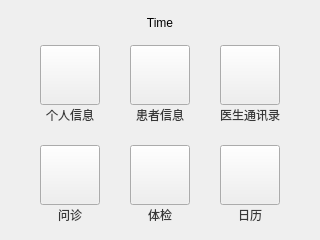
<?xml version="1.0" encoding="UTF-8"?>
<ui version="4.0">
 <class>DoctorMainView</class>
 <widget class="QWidget" name="DoctorMainView">
  <property name="geometry">
   <rect>
    <x>0</x>
    <y>0</y>
    <width>320</width>
    <height>240</height>
   </rect>
  </property>
  <property name="windowTitle">
   <string>Form</string>
  </property>
  <property name="styleSheet">
   <string notr="true"/>
  </property>
  <widget class="QWidget" name="widget" native="true">
   <property name="geometry">
    <rect>
     <x>0</x>
     <y>0</y>
     <width>960</width>
     <height>240</height>
    </rect>
   </property>
   <property name="styleSheet">
    <string notr="true"/>
   </property>
   <widget class="QPushButton" name="selfInfo">
    <property name="geometry">
     <rect>
      <x>40</x>
      <y>45</y>
      <width>60</width>
      <height>60</height>
     </rect>
    </property>
    <property name="text">
     <string/>
    </property>
    <property name="icon">
     <iconset resource="resource.qrc">
      <normaloff>:/resource/selfInfo.png</normaloff>:/resource/selfInfo.png</iconset>
    </property>
    <property name="iconSize">
     <size>
      <width>60</width>
      <height>60</height>
     </size>
    </property>
    <property name="flat">
     <bool>false</bool>
    </property>
   </widget>
   <widget class="QPushButton" name="doctorList">
    <property name="geometry">
     <rect>
      <x>220</x>
      <y>45</y>
      <width>60</width>
      <height>60</height>
     </rect>
    </property>
    <property name="text">
     <string/>
    </property>
    <property name="icon">
     <iconset resource="resource.qrc">
      <normaloff>:/resource/doctorList.png</normaloff>:/resource/doctorList.png</iconset>
    </property>
    <property name="iconSize">
     <size>
      <width>60</width>
      <height>60</height>
     </size>
    </property>
   </widget>
   <widget class="QPushButton" name="painter">
    <property name="geometry">
     <rect>
      <x>450</x>
      <y>45</y>
      <width>60</width>
      <height>60</height>
     </rect>
    </property>
    <property name="text">
     <string/>
    </property>
    <property name="icon">
     <iconset resource="resource.qrc">
      <normaloff>:/resource/pencil.png</normaloff>:/resource/pencil.png</iconset>
    </property>
    <property name="iconSize">
     <size>
      <width>60</width>
      <height>60</height>
     </size>
    </property>
    <property name="flat">
     <bool>false</bool>
    </property>
   </widget>
   <widget class="QPushButton" name="calculator">
    <property name="geometry">
     <rect>
      <x>540</x>
      <y>45</y>
      <width>60</width>
      <height>60</height>
     </rect>
    </property>
    <property name="text">
     <string/>
    </property>
    <property name="icon">
     <iconset resource="resource.qrc">
      <normaloff>:/resource/calculator.png</normaloff>:/resource/calculator.png</iconset>
    </property>
    <property name="iconSize">
     <size>
      <width>60</width>
      <height>60</height>
     </size>
    </property>
   </widget>
   <widget class="QPushButton" name="logout">
    <property name="geometry">
     <rect>
      <x>770</x>
      <y>45</y>
      <width>60</width>
      <height>60</height>
     </rect>
    </property>
    <property name="text">
     <string/>
    </property>
    <property name="icon">
     <iconset resource="resource.qrc">
      <normaloff>:/resource/logout.png</normaloff>:/resource/logout.png</iconset>
    </property>
    <property name="iconSize">
     <size>
      <width>60</width>
      <height>60</height>
     </size>
    </property>
   </widget>
   <widget class="QPushButton" name="treat">
    <property name="geometry">
     <rect>
      <x>40</x>
      <y>145</y>
      <width>60</width>
      <height>60</height>
     </rect>
    </property>
    <property name="text">
     <string/>
    </property>
    <property name="icon">
     <iconset resource="resource.qrc">
      <normaloff>:/resource/treat.png</normaloff>:/resource/treat.png</iconset>
    </property>
    <property name="iconSize">
     <size>
      <width>60</width>
      <height>60</height>
     </size>
    </property>
   </widget>
   <widget class="QPushButton" name="canleder">
    <property name="geometry">
     <rect>
      <x>220</x>
      <y>145</y>
      <width>60</width>
      <height>60</height>
     </rect>
    </property>
    <property name="text">
     <string/>
    </property>
    <property name="icon">
     <iconset resource="resource.qrc">
      <normaloff>:/resource/calendar.png</normaloff>:/resource/calendar.png</iconset>
    </property>
    <property name="iconSize">
     <size>
      <width>60</width>
      <height>60</height>
     </size>
    </property>
   </widget>
   <widget class="QPushButton" name="examination">
    <property name="geometry">
     <rect>
      <x>130</x>
      <y>145</y>
      <width>60</width>
      <height>60</height>
     </rect>
    </property>
    <property name="text">
     <string/>
    </property>
    <property name="icon">
     <iconset resource="resource.qrc">
      <normaloff>:/resource/examination.png</normaloff>:/resource/examination.png</iconset>
    </property>
    <property name="iconSize">
     <size>
      <width>60</width>
      <height>60</height>
     </size>
    </property>
   </widget>
   <widget class="QPushButton" name="patientInfo">
    <property name="geometry">
     <rect>
      <x>130</x>
      <y>45</y>
      <width>60</width>
      <height>60</height>
     </rect>
    </property>
    <property name="layoutDirection">
     <enum>Qt::LeftToRight</enum>
    </property>
    <property name="text">
     <string/>
    </property>
    <property name="icon">
     <iconset resource="resource.qrc">
      <normaloff>:/resource/patientInfo.png</normaloff>:/resource/patientInfo.png</iconset>
    </property>
    <property name="iconSize">
     <size>
      <width>60</width>
      <height>60</height>
     </size>
    </property>
    <property name="flat">
     <bool>false</bool>
    </property>
   </widget>
   <widget class="QPushButton" name="weather">
    <property name="geometry">
     <rect>
      <x>360</x>
      <y>145</y>
      <width>60</width>
      <height>60</height>
     </rect>
    </property>
    <property name="text">
     <string/>
    </property>
    <property name="icon">
     <iconset resource="resource.qrc">
      <normaloff>:/resource/weather.png</normaloff>:/resource/weather.png</iconset>
    </property>
    <property name="iconSize">
     <size>
      <width>60</width>
      <height>60</height>
     </size>
    </property>
   </widget>
   <widget class="QPushButton" name="player">
    <property name="geometry">
     <rect>
      <x>360</x>
      <y>45</y>
      <width>60</width>
      <height>60</height>
     </rect>
    </property>
    <property name="text">
     <string/>
    </property>
    <property name="icon">
     <iconset resource="resource.qrc">
      <normaloff>:/resource/play.png</normaloff>:/resource/play.png</iconset>
    </property>
    <property name="iconSize">
     <size>
      <width>60</width>
      <height>60</height>
     </size>
    </property>
   </widget>
   <widget class="QLabel" name="label_2">
    <property name="geometry">
     <rect>
      <x>40</x>
      <y>105</y>
      <width>60</width>
      <height>20</height>
     </rect>
    </property>
    <property name="text">
     <string>&lt;html&gt;&lt;head/&gt;&lt;body&gt;&lt;p&gt;&lt;span style=&quot; color:#383838;&quot;&gt;个人信息&lt;/span&gt;&lt;/p&gt;&lt;/body&gt;&lt;/html&gt;</string>
    </property>
    <property name="textFormat">
     <enum>Qt::RichText</enum>
    </property>
    <property name="alignment">
     <set>Qt::AlignCenter</set>
    </property>
   </widget>
   <widget class="QLabel" name="label_3">
    <property name="geometry">
     <rect>
      <x>130</x>
      <y>105</y>
      <width>60</width>
      <height>20</height>
     </rect>
    </property>
    <property name="text">
     <string>&lt;html&gt;&lt;head/&gt;&lt;body&gt;&lt;p&gt;&lt;span style=&quot; color:#383838;&quot;&gt;患者信息&lt;/span&gt;&lt;/p&gt;&lt;/body&gt;&lt;/html&gt;</string>
    </property>
    <property name="textFormat">
     <enum>Qt::RichText</enum>
    </property>
    <property name="alignment">
     <set>Qt::AlignCenter</set>
    </property>
   </widget>
   <widget class="QLabel" name="label_4">
    <property name="geometry">
     <rect>
      <x>220</x>
      <y>105</y>
      <width>60</width>
      <height>20</height>
     </rect>
    </property>
    <property name="text">
     <string>&lt;html&gt;&lt;head/&gt;&lt;body&gt;&lt;p&gt;&lt;span style=&quot; color:#383838;&quot;&gt;医生通讯录&lt;/span&gt;&lt;/p&gt;&lt;/body&gt;&lt;/html&gt;</string>
    </property>
    <property name="textFormat">
     <enum>Qt::RichText</enum>
    </property>
    <property name="alignment">
     <set>Qt::AlignCenter</set>
    </property>
   </widget>
   <widget class="QLabel" name="label_5">
    <property name="geometry">
     <rect>
      <x>360</x>
      <y>105</y>
      <width>60</width>
      <height>20</height>
     </rect>
    </property>
    <property name="text">
     <string>&lt;html&gt;&lt;head/&gt;&lt;body&gt;&lt;p&gt;&lt;span style=&quot; color:#383838;&quot;&gt;播放器&lt;/span&gt;&lt;/p&gt;&lt;/body&gt;&lt;/html&gt;</string>
    </property>
    <property name="textFormat">
     <enum>Qt::RichText</enum>
    </property>
    <property name="alignment">
     <set>Qt::AlignCenter</set>
    </property>
   </widget>
   <widget class="QLabel" name="label_10">
    <property name="geometry">
     <rect>
      <x>450</x>
      <y>105</y>
      <width>60</width>
      <height>20</height>
     </rect>
    </property>
    <property name="text">
     <string>&lt;html&gt;&lt;head/&gt;&lt;body&gt;&lt;p&gt;&lt;span style=&quot; color:#383838;&quot;&gt;绘图板&lt;/span&gt;&lt;/p&gt;&lt;/body&gt;&lt;/html&gt;</string>
    </property>
    <property name="textFormat">
     <enum>Qt::RichText</enum>
    </property>
    <property name="alignment">
     <set>Qt::AlignCenter</set>
    </property>
   </widget>
   <widget class="QLabel" name="label_11">
    <property name="geometry">
     <rect>
      <x>540</x>
      <y>105</y>
      <width>60</width>
      <height>20</height>
     </rect>
    </property>
    <property name="text">
     <string>&lt;html&gt;&lt;head/&gt;&lt;body&gt;&lt;p&gt;&lt;span style=&quot; color:#383838;&quot;&gt;计算器&lt;/span&gt;&lt;/p&gt;&lt;/body&gt;&lt;/html&gt;</string>
    </property>
    <property name="textFormat">
     <enum>Qt::RichText</enum>
    </property>
    <property name="alignment">
     <set>Qt::AlignCenter</set>
    </property>
   </widget>
   <widget class="QLabel" name="label_12">
    <property name="geometry">
     <rect>
      <x>770</x>
      <y>105</y>
      <width>60</width>
      <height>20</height>
     </rect>
    </property>
    <property name="text">
     <string>&lt;html&gt;&lt;head/&gt;&lt;body&gt;&lt;p&gt;&lt;span style=&quot; color:#383838;&quot;&gt;注销&lt;/span&gt;&lt;/p&gt;&lt;/body&gt;&lt;/html&gt;</string>
    </property>
    <property name="textFormat">
     <enum>Qt::RichText</enum>
    </property>
    <property name="alignment">
     <set>Qt::AlignCenter</set>
    </property>
   </widget>
   <widget class="QLabel" name="label_13">
    <property name="geometry">
     <rect>
      <x>360</x>
      <y>205</y>
      <width>60</width>
      <height>20</height>
     </rect>
    </property>
    <property name="text">
     <string>&lt;html&gt;&lt;head/&gt;&lt;body&gt;&lt;p&gt;&lt;span style=&quot; color:#383838;&quot;&gt;地图&lt;/span&gt;&lt;/p&gt;&lt;/body&gt;&lt;/html&gt;</string>
    </property>
    <property name="textFormat">
     <enum>Qt::RichText</enum>
    </property>
    <property name="alignment">
     <set>Qt::AlignCenter</set>
    </property>
   </widget>
   <widget class="QLabel" name="label_14">
    <property name="geometry">
     <rect>
      <x>220</x>
      <y>205</y>
      <width>60</width>
      <height>20</height>
     </rect>
    </property>
    <property name="text">
     <string>&lt;html&gt;&lt;head/&gt;&lt;body&gt;&lt;p&gt;&lt;span style=&quot; color:#383838;&quot;&gt;日历&lt;/span&gt;&lt;/p&gt;&lt;/body&gt;&lt;/html&gt;</string>
    </property>
    <property name="textFormat">
     <enum>Qt::RichText</enum>
    </property>
    <property name="alignment">
     <set>Qt::AlignCenter</set>
    </property>
   </widget>
   <widget class="QLabel" name="label_15">
    <property name="geometry">
     <rect>
      <x>130</x>
      <y>205</y>
      <width>60</width>
      <height>20</height>
     </rect>
    </property>
    <property name="text">
     <string>&lt;html&gt;&lt;head/&gt;&lt;body&gt;&lt;p&gt;&lt;span style=&quot; color:#383838;&quot;&gt;体检&lt;/span&gt;&lt;/p&gt;&lt;/body&gt;&lt;/html&gt;</string>
    </property>
    <property name="textFormat">
     <enum>Qt::RichText</enum>
    </property>
    <property name="alignment">
     <set>Qt::AlignCenter</set>
    </property>
   </widget>
   <widget class="QLabel" name="label_16">
    <property name="geometry">
     <rect>
      <x>40</x>
      <y>205</y>
      <width>60</width>
      <height>20</height>
     </rect>
    </property>
    <property name="text">
     <string>&lt;html&gt;&lt;head/&gt;&lt;body&gt;&lt;p&gt;&lt;span style=&quot; color:#383838;&quot;&gt;问诊&lt;/span&gt;&lt;/p&gt;&lt;/body&gt;&lt;/html&gt;</string>
    </property>
    <property name="textFormat">
     <enum>Qt::RichText</enum>
    </property>
    <property name="alignment">
     <set>Qt::AlignCenter</set>
    </property>
   </widget>
   <widget class="QLabel" name="label_17">
    <property name="geometry">
     <rect>
      <x>450</x>
      <y>205</y>
      <width>60</width>
      <height>20</height>
     </rect>
    </property>
    <property name="text">
     <string>&lt;html&gt;&lt;head/&gt;&lt;body&gt;&lt;p&gt;&lt;span style=&quot; color:#383838;&quot;&gt;一键报警&lt;/span&gt;&lt;/p&gt;&lt;/body&gt;&lt;/html&gt;</string>
    </property>
    <property name="textFormat">
     <enum>Qt::RichText</enum>
    </property>
    <property name="alignment">
     <set>Qt::AlignCenter</set>
    </property>
   </widget>
   <widget class="QPushButton" name="sos">
    <property name="geometry">
     <rect>
      <x>450</x>
      <y>145</y>
      <width>60</width>
      <height>60</height>
     </rect>
    </property>
    <property name="text">
     <string/>
    </property>
    <property name="icon">
     <iconset resource="resource.qrc">
      <normaloff>:/resource/alarm.png</normaloff>:/resource/alarm.png</iconset>
    </property>
    <property name="iconSize">
     <size>
      <width>60</width>
      <height>60</height>
     </size>
    </property>
   </widget>
   <widget class="QLabel" name="label_18">
    <property name="geometry">
     <rect>
      <x>680</x>
      <y>105</y>
      <width>60</width>
      <height>20</height>
     </rect>
    </property>
    <property name="text">
     <string>&lt;html&gt;&lt;head/&gt;&lt;body&gt;&lt;p&gt;&lt;span style=&quot; color:#383838;&quot;&gt;设置&lt;/span&gt;&lt;/p&gt;&lt;/body&gt;&lt;/html&gt;</string>
    </property>
    <property name="textFormat">
     <enum>Qt::RichText</enum>
    </property>
    <property name="alignment">
     <set>Qt::AlignCenter</set>
    </property>
   </widget>
   <widget class="QPushButton" name="setting">
    <property name="geometry">
     <rect>
      <x>680</x>
      <y>45</y>
      <width>60</width>
      <height>60</height>
     </rect>
    </property>
    <property name="text">
     <string/>
    </property>
    <property name="icon">
     <iconset resource="resource.qrc">
      <normaloff>:/resource/setting.png</normaloff>:/resource/setting.png</iconset>
    </property>
    <property name="iconSize">
     <size>
      <width>60</width>
      <height>60</height>
     </size>
    </property>
   </widget>
   <widget class="QLabel" name="label_19">
    <property name="geometry">
     <rect>
      <x>860</x>
      <y>105</y>
      <width>60</width>
      <height>20</height>
     </rect>
    </property>
    <property name="text">
     <string>&lt;html&gt;&lt;head/&gt;&lt;body&gt;&lt;p&gt;&lt;span style=&quot; color:#383838;&quot;&gt;退出&lt;/span&gt;&lt;/p&gt;&lt;/body&gt;&lt;/html&gt;</string>
    </property>
    <property name="textFormat">
     <enum>Qt::RichText</enum>
    </property>
    <property name="alignment">
     <set>Qt::AlignCenter</set>
    </property>
   </widget>
   <widget class="QPushButton" name="quit">
    <property name="geometry">
     <rect>
      <x>860</x>
      <y>45</y>
      <width>60</width>
      <height>60</height>
     </rect>
    </property>
    <property name="text">
     <string/>
    </property>
    <property name="icon">
     <iconset resource="resource.qrc">
      <normaloff>:/resource/quit.png</normaloff>:/resource/quit.png</iconset>
    </property>
    <property name="iconSize">
     <size>
      <width>60</width>
      <height>60</height>
     </size>
    </property>
   </widget>
   <zorder>selfInfo</zorder>
   <zorder>doctorList</zorder>
   <zorder>painter</zorder>
   <zorder>calculator</zorder>
   <zorder>logout</zorder>
   <zorder>treat</zorder>
   <zorder>canleder</zorder>
   <zorder>patientInfo</zorder>
   <zorder>weather</zorder>
   <zorder>player</zorder>
   <zorder>examination</zorder>
   <zorder>label_2</zorder>
   <zorder>label_3</zorder>
   <zorder>label_4</zorder>
   <zorder>label_5</zorder>
   <zorder>label_10</zorder>
   <zorder>label_11</zorder>
   <zorder>label_12</zorder>
   <zorder>label_13</zorder>
   <zorder>label_14</zorder>
   <zorder>label_15</zorder>
   <zorder>label_16</zorder>
   <zorder>label_17</zorder>
   <zorder>sos</zorder>
   <zorder>label_18</zorder>
   <zorder>setting</zorder>
   <zorder>label_19</zorder>
   <zorder>quit</zorder>
  </widget>
  <widget class="QLabel" name="time">
   <property name="geometry">
    <rect>
     <x>25</x>
     <y>13</y>
     <width>270</width>
     <height>20</height>
    </rect>
   </property>
   <property name="text">
    <string>Time</string>
   </property>
   <property name="alignment">
    <set>Qt::AlignCenter</set>
   </property>
  </widget>
  <widget class="QLabel" name="page1">
   <property name="geometry">
    <rect>
     <x>148</x>
     <y>230</y>
     <width>5</width>
     <height>5</height>
    </rect>
   </property>
   <property name="text">
    <string/>
   </property>
   <property name="pixmap">
    <pixmap resource="resource.qrc">:/resource/unSelected.png</pixmap>
   </property>
   <property name="scaledContents">
    <bool>true</bool>
   </property>
  </widget>
  <widget class="QLabel" name="page2">
   <property name="geometry">
    <rect>
     <x>158</x>
     <y>230</y>
     <width>5</width>
     <height>5</height>
    </rect>
   </property>
   <property name="text">
    <string/>
   </property>
   <property name="pixmap">
    <pixmap resource="resource.qrc">:/resource/unSelected.png</pixmap>
   </property>
   <property name="scaledContents">
    <bool>true</bool>
   </property>
  </widget>
  <widget class="QLabel" name="page3">
   <property name="geometry">
    <rect>
     <x>168</x>
     <y>230</y>
     <width>5</width>
     <height>5</height>
    </rect>
   </property>
   <property name="text">
    <string/>
   </property>
   <property name="pixmap">
    <pixmap resource="resource.qrc">:/resource/unSelected.png</pixmap>
   </property>
   <property name="scaledContents">
    <bool>true</bool>
   </property>
  </widget>
  <widget class="QLabel" name="pageGround">
   <property name="geometry">
    <rect>
     <x>146</x>
     <y>229</y>
     <width>29</width>
     <height>9</height>
    </rect>
   </property>
   <property name="text">
    <string/>
   </property>
   <property name="scaledContents">
    <bool>true</bool>
   </property>
  </widget>
  <zorder>pageGround</zorder>
  <zorder>widget</zorder>
  <zorder>time</zorder>
  <zorder>page1</zorder>
  <zorder>page2</zorder>
  <zorder>page3</zorder>
 </widget>
 <resources>
  <include location="resource.qrc"/>
 </resources>
 <connections/>
</ui>
